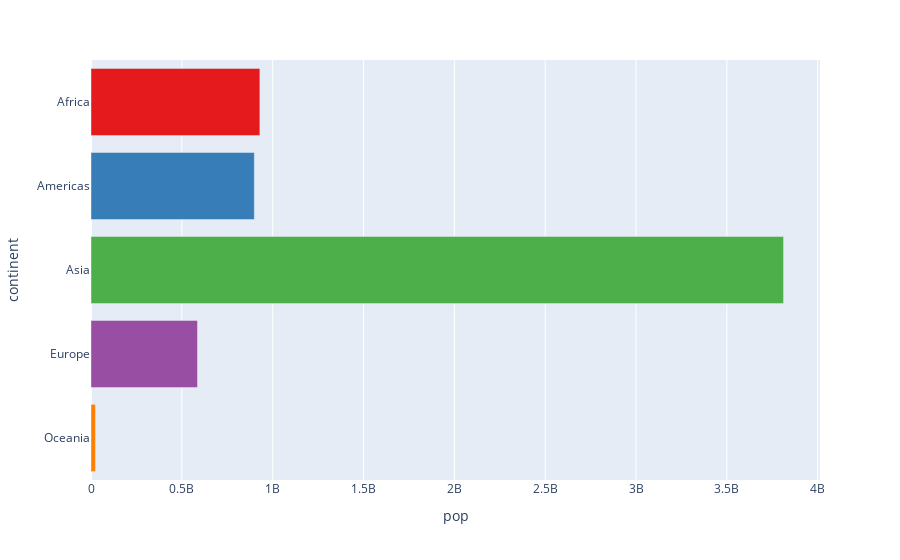

This figure's notebook cell:
### Markdown cell above
## Question 1:

Recreate the barplot below that shows the population of different continents for the year 2007. 

*Hints:*

- Extract the 2007 year data from the dataframe. You have to process the data accordingly
- use [plotly bar](https://plotly.com/python-api-reference/generated/plotly.express.bar)
- Add different colors for different continents
- Sort the order of the continent for the visualisation. Use [axis layout setting](https://plotly.com/python/reference/layout/xaxis/)
- Add text to each bar that represents the population

### Code cell
# YOUR CODE HERE
df = df[df["year"]==2007]

grouped_df = df.groupby("continent").agg({"pop": "sum"}).reset_index()

colors = px.colors.qualitative.Set1

fig = px.bar(grouped_df, x="pop", y="continent",
             color="continent", color_discrete_sequence=colors)

fig.update_traces(showlegend=False)

fig.show()

### Figure 1 — Plotly figure (JSON) as saved in the notebook; plotly's stock layout.template omitted (floating-point values rounded to 4 significant figures)
{"data": [{"alignmentgroup": "True", "hovertemplate": "continent=%{y}<br>pop=%{x}<extra></extra>", "legendgroup": "Africa", "marker": {"color": "rgb(228,26,28)", "pattern": {"shape": ""}}, "name": "Africa", "offsetgroup": "Africa", "orientation": "h", "showlegend": false, "textposition": "auto", "type": "bar", "x": [929539692], "xaxis": "x", "y": ["Africa"], "yaxis": "y"}, {"alignmentgroup": "True", "hovertemplate": "continent=%{y}<br>pop=%{x}<extra></extra>", "legendgroup": "Americas", "marker": {"color": "rgb(55,126,184)", "pattern": {"shape": ""}}, "name": "Americas", "offsetgroup": "Americas", "orientation": "h", "showlegend": false, "textposition": "auto", "type": "bar", "x": [898871184], "xaxis": "x", "y": ["Americas"], "yaxis": "y"}, {"alignmentgroup": "True", "hovertemplate": "continent=%{y}<br>pop=%{x}<extra></extra>", "legendgroup": "Asia", "marker": {"color": "rgb(77,175,74)", "pattern": {"shape": ""}}, "name": "Asia", "offsetgroup": "Asia", "orientation": "h", "showlegend": false, "textposition": "auto", "type": "bar", "x": [3811953827], "xaxis": "x", "y": ["Asia"], "yaxis": "y"}, {"alignmentgroup": "True", "hovertemplate": "continent=%{y}<br>pop=%{x}<extra></extra>", "legendgroup": "Europe", "marker": {"color": "rgb(152,78,163)", "pattern": {"shape": ""}}, "name": "Europe", "offsetgroup": "Europe", "orientation": "h", "showlegend": false, "textposition": "auto", "type": "bar", "x": [586098529], "xaxis": "x", "y": ["Europe"], "yaxis": "y"}, {"alignmentgroup": "True", "hovertemplate": "continent=%{y}<br>pop=%{x}<extra></extra>", "legendgroup": "Oceania", "marker": {"color": "rgb(255,127,0)", "pattern": {"shape": ""}}, "name": "Oceania", "offsetgroup": "Oceania", "orientation": "h", "showlegend": false, "textposition": "auto", "type": "bar", "x": [24549947], "xaxis": "x", "y": ["Oceania"], "yaxis": "y"}], "layout": {"barmode": "relative", "legend": {"title": {"text": "continent"}, "tracegroupgap": 0}, "margin": {"t": 60}, "xaxis": {"anchor": "y", "domain": [0, 1], "title": {"text": "pop"}}, "yaxis": {"anchor": "x", "categoryarray": ["Oceania", "Europe", "Asia", "Americas", "Africa"], "categoryorder": "array", "domain": [0, 1], "title": {"text": "continent"}}}}
